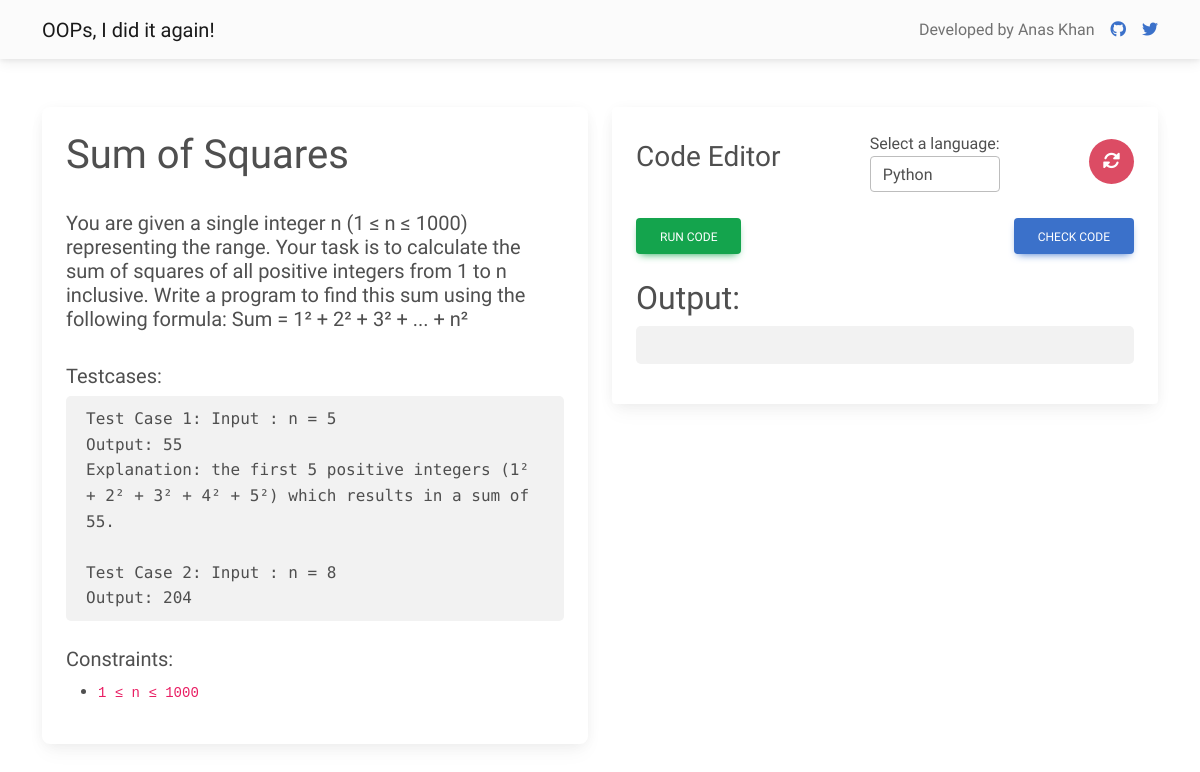
The app's page /problems/1 with its own data.
### tables this page shows
CREATE TABLE problems (
        problem_id INTEGER PRIMARY KEY,
        problem_name TEXT,
        problem_description TEXT,
        test_cases TEXT,
        constraints TEXT,
        boiler_code_python TEXT,
        function_call_python TEXT,
        boiler_code_cpp TEXT,
        function_call_cpp TEXT,
        boiler_code_java TEXT,
        function_call_java TEXT,
        testing_code TEXT
    );

### app.py (the view)
@app.route('/problems/<problem_id>')
def problem_view(problem_id):
    problem_info = db.execute("SELECT * from problems WHERE problem_id = ?", problem_id)[0]
    return render_template('questions.html', problem_info=problem_info)

### app.py (called while the page is built)
@app.before_request
def log_request_info():
    ip_address = request.remote_addr
    user_agent = request.headers.get('User-Agent')
    http_method = request.method
    url = request.url
    db.execute("INSERT INTO request_logs (ip_address, user_agent, http_method, url) VALUES (? ,? ,? , ?)",
    ip_address, user_agent, http_method, url)

### templates/questions.html (shortened to what this page needs)
<!DOCTYPE html>
<html lang="en">
    <head>
        <link href="https://cdnjs.cloudflare.com/ajax/libs/font-awesome/6.0.0/css/all.min.css" rel="stylesheet">
        <link href="https://cdnjs.cloudflare.com/ajax/libs/mdb-ui-kit/6.4.2/mdb.min.css" rel="stylesheet">
        <link rel="stylesheet" href="https://cdnjs.cloudflare.com/ajax/libs/codemirror/5.61.0/codemirror.css">
        <link rel="stylesheet" href="https://cdnjs.cloudflare.com/ajax/libs/codemirror/6.65.7/theme/eclipse.min.css">
    </head>
    <body style="font-family: 'Gabarito', sans-serif;">
        <nav class="navbar navbar-expand-lg navbar-light bg-light">
            <div class="container d-flex justify-content-between">
                <a class="navbar-brand" href="/">OOPs, I did it again!</a>
                <div class="d-flex justify-content-center align-items-center">
                    <p class="navbar-text m-0 me-3">Developed by Anas Khan</p>
                    <a href="https://github.com/anxkhn" target="_blank" class="me-3">
                        <i class="fab fa-github"></i>
                    </a>
                    <a href="https://twitter.com/anxkhn" target="_blank">
                        <i class="fab fa-twitter"></i>
                    </a>
                </div>
            </div>
        </nav>
        <div class="container my-5">
            <div class="row">
                <div class="col-md-6">
                    <div class="card left-section-card">
                        <div class="card-body">
                            <h1 style="font-family: 'Gabarito', sans-serif;">{{ problem_info.problem_name }}</h1>
                            <h5 style="font-family: 'Gabarito', sans-serif; white-space: pre-line;">
                            {{ problem_info.problem_description|safe }} </h5>
                            <br>
                            <h5 style="font-family: 'Gabarito', sans-serif;">Testcases:</h5>
                            <div class="test-cases-box" style="padding: 10px 20px;">
                                <ul style="font-family: 'Roboto Mono', monospace; white-space: pre-line; margin: 0; padding: 0;">{{problem_info.test_cases}}</ul>
                            </div>
                            <br>
                            <h5 style="font-family: 'Gabarito', sans-serif;">Constraints:</h5>
                            <ul style="font-family: 'Roboto Mono', monospace;">
                                <li>
                                    <code>{{problem_info.constraints}}</code>
                                </li>
                            </ul>
                        </div>
                    </div>
                </div>
                <div class="col-md-6">
                    <div class="card rounded">
                        <div class="card-body">
                            <form method="post" action="/check">
                                <div class="d-flex justify-content-between align-items-center">
                                    <h3 style="font-family: 'Gabarito', sans-serif; display: inline-block;">Code Editor</h3>
                                    <div class="form-group">
                                        <label for="languageSelect">Select a language:</label>
                                        <select class="form-control" id="languageSelect">
                                            <option value="python" selected>Python</option>
                                        </select>
                                    </div>
                                    <button type="button" id="reset-code-button" class="btn btn-danger btn-floating btn-lg" data-mdb-toggle="modal" data-mdb-target="#resetCodeModal" style="box-shadow: none;">
                                    </button>
                                </div>
                                <br>
                                <div class="d-flex justify-content-between align-items-center">
                                    <button type="submit" id="run-code-button" class="btn btn-success">Run Code</button>
                                    <button type="button" class="btn btn-primary" id="check-code-button">Check Code</button>
                                </div>
                            </form>
                            <h2 class="mt-4" style="font-family: 'Gabarito', sans-serif; display: inline-block; line-height: 40px;">Output:</h2>
                            <pre id="output" class="test-cases-box p-2 terminal-text code-mirror" style="white-space: pre-wrap;"><br></pre>
                        </div>
                    </div>
                </div>
            </div>
        </div>
    </body>
</html>

### templates/questions.html (style rules this page uses)
.left-section-card { height: 100%; }
.test-cases-box { background-color: #f2f2f2; padding: 5px; border-radius: 5px; }
.code-mirror { font-family: 'Roboto Mono', monospace; }

### records on screen
problems: problem_name "Sum of Squares", problem_description "You are given a single integer n (1 ≤ n ≤ 1000) representing the range. Your task is to calculate the sum of squares of all positive integers from 1 to n inclusive. Write a program to find this sum using the following formula: Sum = 1² + 2² + 3² + ... + n²", test_cases "Test Case 1: Input : n = 5 Output: 55 Explanation: the first 5 positive integers (1² + 2² + 3² + 4² + 5²) which results in a sum of 55. Test Case 2: Input : n = 8 Output: 204", constraints "1 ≤ n ≤ 1000"
